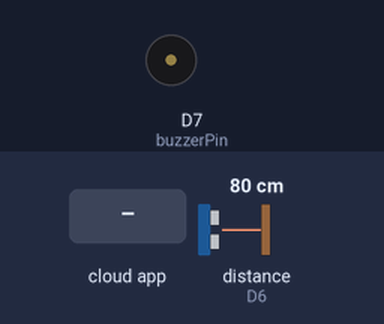
This sketch was run on a simulated ESP8266 (NodeMCU). Shown: buzzer (waves = sounding). Wiring (inferred from the names in the program): ultrasonic range finder: trigger D5; echo D6. The test bench sets the inputs (shaded band); at power-on: distance to the obstacle (sensor on D6) 80 cm. The echo pulse lasts 58.3 µs per cm; WiFi joins after 1.5 s; servers stay silent unless stated; network time is answered at once with the bench clock; the local clock reads 2024-03-15 10:24:30 at power-on unless the sketch sets it; EEPROM starts erased; the Firebase database answers and starts empty; what the sketch prints to the serial monitor is not drawn.

Above: at 2.7 s.
2.8 s: distance to the obstacle (sensor on D6) set to 2 cm
At 3.34 s:
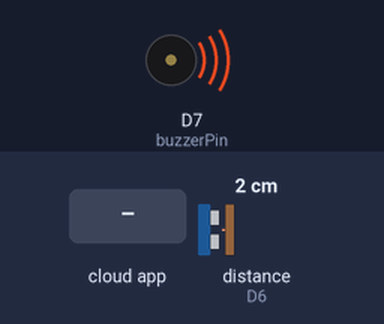
6.3 s: the phone or cloud app sets sonido to 1
At 11.51 s:
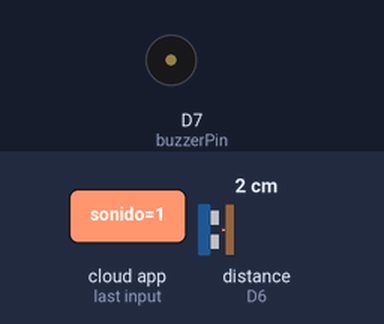
13.3 s: distance to the obstacle (sensor on D6) set to 13 cm
16.8 s: distance to the obstacle (sensor on D6) set to 17 cm
At 17.1 s:
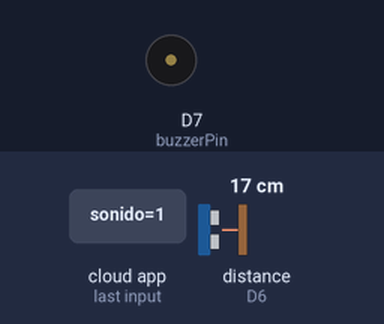
22.4 s: distance to the obstacle (sensor on D6) set to 4 cm
At 22.84 s:
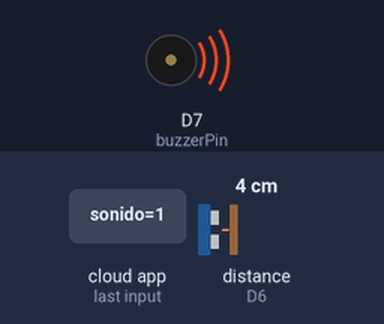
25.9 s: distance to the obstacle (sensor on D6) set to 18 cm
At 26.8 s:
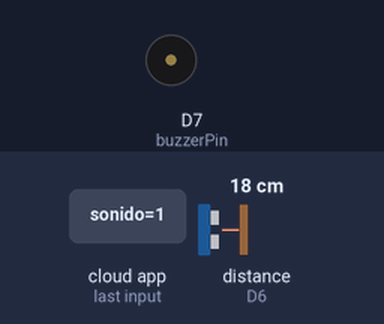
Timing chart, 0 to 28.5 s (numbered marks = the images above; inputs shaded):
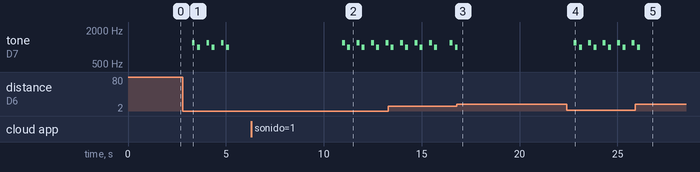

Measured:
- after the input at 2.8 s, tone on D7 (buzzerPin): silent → 1200 Hz after 0.47 s, then repeats every 0.74 s: silent 0.12 s, 1000 Hz 0.15 s, silent 0.32 s, 1200 Hz 0.15 s
- after the input at 6.3 s, tone on D7 (buzzerPin): silent → 1200 Hz after 4.6 s, then repeats every 0.74 s: silent 0.12 s, 1000 Hz 0.15 s, silent 0.32 s, 1200 Hz 0.15 s
- after the input at 16.8 s, tone on D7 (buzzerPin): goes on until 16.9 s, then stays silent
- after the input at 22.4 s, tone on D7 (buzzerPin): silent → 1200 Hz after 0.37 s, then repeats every 0.74 s: silent 0.12 s, 1000 Hz 0.15 s, silent 0.32 s, 1200 Hz 0.15 s
- after the input at 25.9 s, tone on D7 (buzzerPin): goes on until 26.2 s, then stays silent

The sketch:

EVA3APPterminado.ino
```cpp
#include <ESP8266WiFi.h>
#include <WiFiUdp.h>
#include <NTPClient.h>
#include <Firebase_ESP_Client.h>
#include <EEPROM.h>

const int trigPin   = D5;
const int echoPin   = D6;
const int buzzerPin = D7;

const char* ssid     = "iPhone";
const char* password = "martin12";

FirebaseData fbdo;
FirebaseAuth auth;
FirebaseConfig config;

const char* DATABASE_URL    = "https://eva2-82148-default-rtdb.firebaseio.com";
const char* DATABASE_SECRET = "9JAXJ9M1hFHCqMf2IRSBGqDy18Xf5Z6OY7y7jiK1";

WiFiUDP ntpUDP;
NTPClient timeClient(ntpUDP, "pool.ntp.org", -3 * 3600, 60000);

long duration;
int  distanceCm;

bool cfgAlarma = true;
int  cfgDistancia = 15;
bool cfgSilencio = false;
int  cfgSonido = 1;
String cfgHorario = "09:15 - 09:16";

bool alarmaAnterior = false;
bool alarmaSonando = false;
bool puertaAnterior = false;

#define EEPROM_SIZE 512
#define MAX_NOTIFS 10

struct NotificacionEEPROM {
  char mensaje[50];
  char hora[6];
  bool abierta;
};

int notifCount = 0;
unsigned long ultimoReintento = 0;
unsigned long ultimoEstado = 0;
unsigned long ultimoFirebaseCheck = 0;

// ================== FUNCIONES =================
String horaActual() {
  char buf[6];
  sprintf(buf, "%02d:%02d", timeClient.getHours(), timeClient.getMinutes());
  return String(buf);
}

void guardarNotificacionLocal(String mensaje, bool abierta) {
  if (notifCount >= MAX_NOTIFS) return;

  NotificacionEEPROM n;
  mensaje.toCharArray(n.mensaje, 50);
  horaActual().toCharArray(n.hora, 6);
  n.abierta = abierta;

  EEPROM.put(notifCount * sizeof(NotificacionEEPROM), n);
  notifCount++;
  EEPROM.put(400, notifCount);
  EEPROM.commit();

  Serial.println("📥 Notificación guardada en EEPROM");
}

void cargarNotificacionesLocales() {
  EEPROM.get(400, notifCount);
  if (notifCount < 0 || notifCount > MAX_NOTIFS) notifCount = 0;
}

void enviarNotificacionesPendientes() {
  if (!Firebase.ready() || notifCount == 0) return;

  for (int i = 0; i < notifCount; i++) {
    NotificacionEEPROM n;
    EEPROM.get(i * sizeof(NotificacionEEPROM), n);

    String id = String(millis()) + "_" + String(i);
    String payload = String(n.mensaje) + "|" + String(n.hora) + "|" + (n.abierta ? "true" : "false");

    if (!Firebase.RTDB.setString(&fbdo, "/configuracion/notificaciones/" + id, payload)) {
      Serial.println(" Error reenviando, se reintentará");
      return;
    }

    Serial.println("Reenviado: " + payload);
  }

  notifCount = 0;
  EEPROM.put(400, notifCount);
  EEPROM.commit();
}

void manejarAlarma(bool activar) {
  if (activar && !alarmaAnterior) {
    alarmaSonando = true;
    alarmaAnterior = true;

    Firebase.RTDB.setBool(&fbdo, "/configuracion/puertaPrincipal", true);

    String mensaje = "Puerta Principal abierta - alarma activada";
    String payload = mensaje + "|" + horaActual() + "|true";
    String id = String(millis());

    if (Firebase.ready()) {
      if (!Firebase.RTDB.setString(&fbdo, "/configuracion/notificaciones/" + id, payload)) {
        guardarNotificacionLocal(mensaje, true);
      }
    } else {
      guardarNotificacionLocal(mensaje, true);
    }

    Serial.println("🚨" + mensaje);
  }

  if (!activar && alarmaAnterior) {
    alarmaSonando = false;
    alarmaAnterior = false;

    Firebase.RTDB.setBool(&fbdo, "/configuracion/puertaPrincipal", false);
    Serial.println("Alarma desactivada");
  }
}

void mostrarEstado() {
  Serial.println("----- CONFIG CARGADA -----");
  Serial.print("alarma: "); Serial.println(cfgAlarma ? 1 : 0);
  Serial.print("distancia: "); Serial.println(cfgDistancia);
  Serial.print("horario: "); Serial.println(cfgHorario);
  Serial.print("silencio: "); Serial.println(cfgSilencio ? 1 : 0);
  Serial.print("sonido: "); Serial.println(cfgSonido);
  Serial.println("--------------------------");
  Serial.print("Hora actual Chile UTC-3: "); Serial.println(horaActual());
  Serial.print("puertaPrincipal -> "); Serial.println(puertaAnterior ? "true" : "false");
  Serial.println();
}

// ================== SETUP =================
void setup() {
  Serial.begin(115200);

  pinMode(trigPin, OUTPUT);
  pinMode(echoPin, INPUT);
  pinMode(buzzerPin, OUTPUT);

  EEPROM.begin(EEPROM_SIZE);
  cargarNotificacionesLocales();

  WiFi.begin(ssid, password);
  while (WiFi.status() != WL_CONNECTED) delay(300);

  config.database_url = DATABASE_URL;
  config.signer.tokens.legacy_token = DATABASE_SECRET;
  Firebase.begin(&config, &auth);
  Firebase.reconnectWiFi(true);

  timeClient.begin();
  timeClient.update();

  Serial.println("Sistema iniciado - Alarma controlada por activación");
}

// ================== LOOP =================
void loop() {
  timeClient.update();

  // Cada 5 segundos leer sonido y silencio de Firebase
  if (millis() - ultimoFirebaseCheck > 5000) {
    ultimoFirebaseCheck = millis();
    if (Firebase.RTDB.getInt(&fbdo, "/configuracion/sonido")) cfgSonido = fbdo.intData();
    if (Firebase.RTDB.getBool(&fbdo, "/configuracion/silencio")) cfgSilencio = fbdo.boolData();
  }

  // Medición distancia
  digitalWrite(trigPin, LOW); delayMicroseconds(2);
  digitalWrite(trigPin, HIGH); delayMicroseconds(10);
  digitalWrite(trigPin, LOW);

  duration = pulseIn(echoPin, HIGH, 30000);
  if (duration > 0) distanceCm = duration / 58;
  else distanceCm = 999;

  bool activarAlarma = (distanceCm <= cfgDistancia) && cfgAlarma;

  manejarAlarma(activarAlarma);

  if (alarmaSonando && !cfgSilencio) {
    switch(cfgSonido){
      case 1: tone(buzzerPin,1200); delay(150); noTone(buzzerPin); delay(120);
              tone(buzzerPin,1000); delay(150); noTone(buzzerPin); delay(120);
              break;
      case 2: tone(buzzerPin,800); delay(100); noTone(buzzerPin); delay(80);
              tone(buzzerPin,1500); delay(180); noTone(buzzerPin); delay(80);
              break;
      case 3: for(int i=600;i<=1500;i+=120){ tone(buzzerPin,i); delay(60); }
              noTone(buzzerPin);
              break;
    }
  }

  if (millis() - ultimoEstado > 5000) {
    ultimoEstado = millis();
    mostrarEstado();
  }

  puertaAnterior = (distanceCm <= cfgDistancia);

  if (millis() - ultimoReintento > 5000) {
    ultimoReintento = millis();
    enviarNotificacionesPendientes();
  }

  delay(200);
}
```
